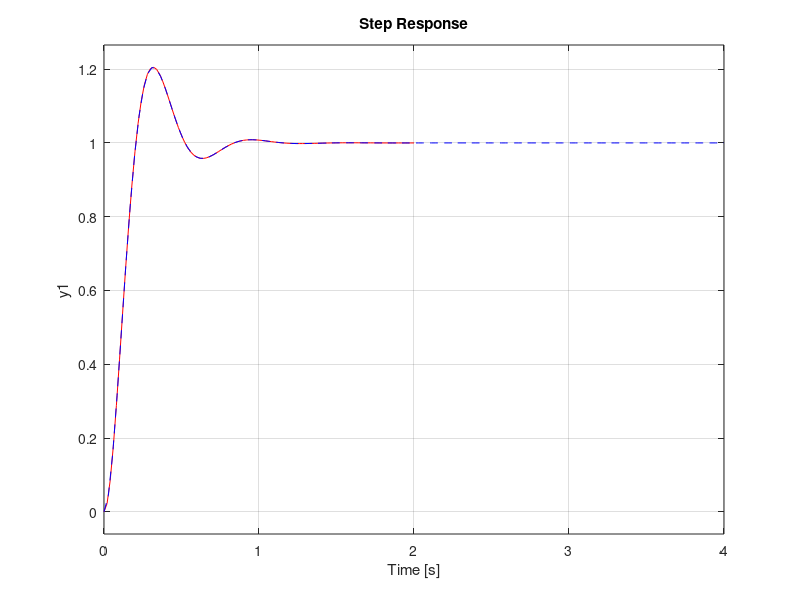
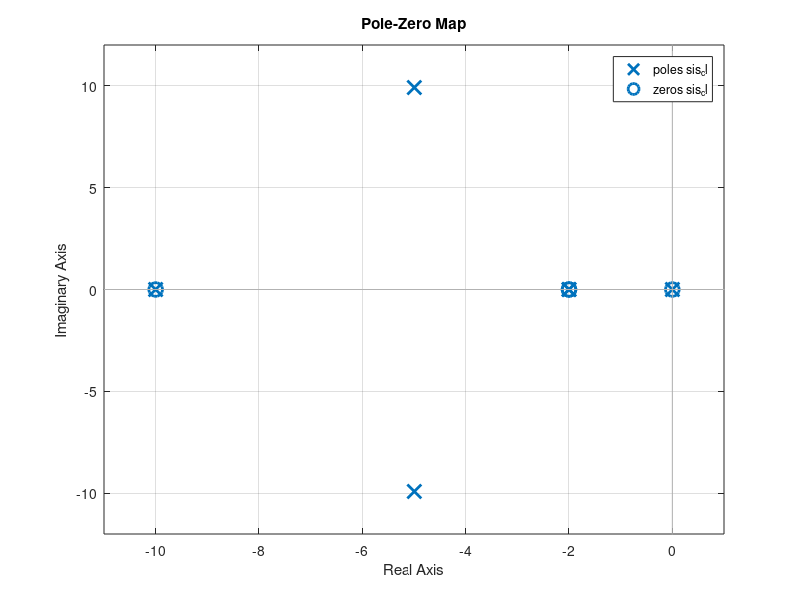

Reproduce these figures in MATLAB, in order.
clc
clear
close all

%-----deseado----
hd=tf(123.2,[1 9.99 123.2]);
step(hd,'r')

num=conv([1 2 0],[1 10])
den=conv([1 2],[1 9.99 123.2]);
den= den-[0 0 0 123.2];
den=100*den;
gc=tf(123.2*num,den);

sis_ol=gc*tf(100,[1 10 0]);
sis_cl=feedback(sis_ol,tf(1,[1 2]));
hold on
step(sis_cl,'--b')

figure
pzmap(sis_cl)

